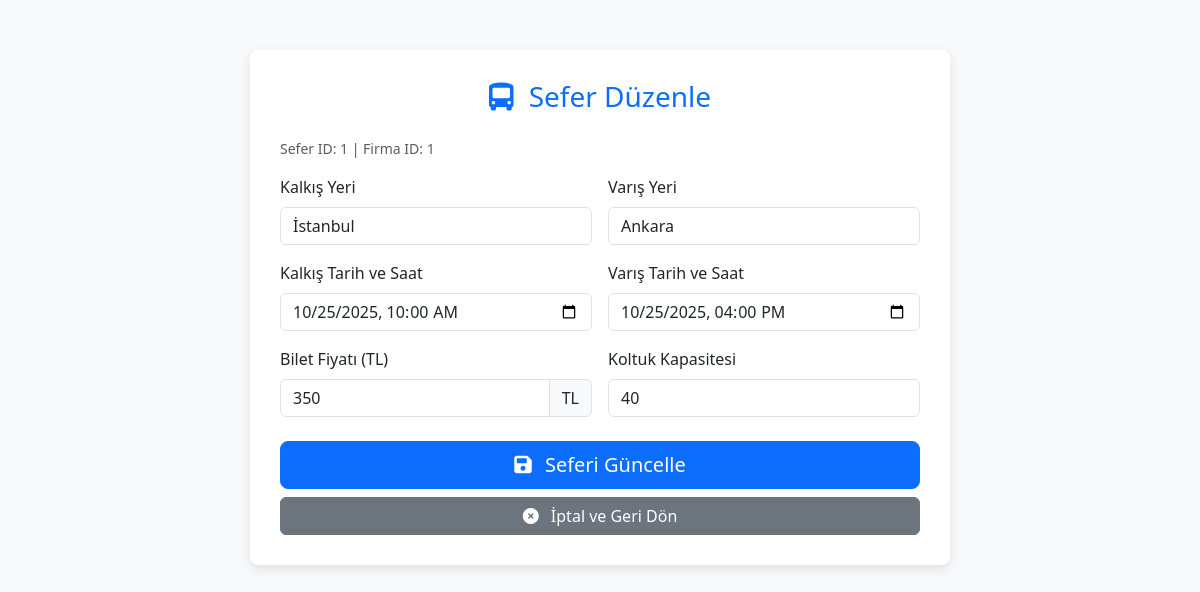
/trip_crud.php?action=edit&id=1 (signed in), run on the app's committed database.
### tables this page shows
CREATE TABLE trips (
    id INTEGER PRIMARY KEY AUTOINCREMENT,
    company_id INTEGER NOT NULL,
    origin TEXT NOT NULL,
    destination TEXT NOT NULL,
    departure_time DATETIME NOT NULL,
    arrival_time DATETIME NOT NULL,
    price REAL NOT NULL,
    capacity INTEGER NOT NULL,
    FOREIGN KEY (company_id) REFERENCES companies(id)
);

### src/trip_crud.php (the view, shortened to what this page needs)
<?php
require 'db.php';
$company_id = $_SESSION['company_id'];
$action = $_GET['action'] ?? 'add';
$trip_id = $_GET['id'] ?? null;
$trip_data = [
    'origin' => '',
    'destination' => '',
    'departure_time' => '',
    'arrival_time' => '',
    'price' => '',
    'capacity' => ''
];
$page_title = $action === 'add' ? 'Yeni Sefer Oluştur' : 'Sefer Düzenle';
if ($action === 'edit' && $trip_id) {
    try {
        $sql = "SELECT * FROM trips WHERE id = ? AND company_id = ?";
        $stmt = $pdo->prepare($sql);
        $stmt->execute([$trip_id, $company_id]);
        $existing_trip = $stmt->fetch(PDO::FETCH_ASSOC);
        $trip_data = $existing_trip;
    } catch (PDOException $e) {
        $error = "Veri çekme hatası: " . $e->getMessage();
    }
}
?>
<!DOCTYPE html>
<html lang="tr">
<head>
    <link href="https://cdn.jsdelivr.net/npm/bootstrap@5.3.3/dist/css/bootstrap.min.css" rel="stylesheet" xintegrity="sha384-QWTKZyjpPEjISv5WaRU9OFeRpok6YctnYmDr5pNlyT2bRjXh0JMhjY6hW+ALEwIH">
    <link rel="stylesheet" href="https://cdnjs.cloudflare.com/ajax/libs/font-awesome/6.0.0-beta3/css/all.min.css">
</head>
<body>
    <div class="container">
        <div class="form-card">
            <h1 class="h3 mb-4 text-center text-primary"><i class="fas fa-bus-alt me-2"></i> <?= $page_title ?></h1>
            <form method="POST" action="trip_crud.php?action=<?= $action ?><?= $trip_id ? '&id=' . $trip_id : '' ?>">
                <?php if ($action === 'edit'): ?>
                    <p class="text-muted small mb-3">Sefer ID: <?= $trip_id ?> | Firma ID: <?= $company_id ?></p>
                <?php endif; ?>
                <div class="row g-3 mb-3">
                    <div class="col-md-6">
                        <label for="origin" class="form-label">Kalkış Yeri</label>
                        <input type="text" id="origin" name="origin" class="form-control" value="<?= htmlspecialchars($trip_data['origin']) ?>" required>
                    </div>
                    <div class="col-md-6">
                        <label for="destination" class="form-label">Varış Yeri</label>
                        <input type="text" id="destination" name="destination" class="form-control" value="<?= htmlspecialchars($trip_data['destination']) ?>" required>
                    </div>
                </div>
                <div class="row g-3 mb-3">
                    <div class="col-md-6">
                        <label for="departure_time" class="form-label">Kalkış Tarih ve Saat</label>
                        <input type="datetime-local" id="departure_time" name="departure_time" class="form-control"
                               value="<?= date('Y-m-d\TH:i', strtotime($trip_data['departure_time'] ?: 'now')) ?>" required min="<?= date('Y-m-d\TH:i') ?>">
                    </div>
                    <div class="col-md-6">
                        <label for="arrival_time" class="form-label">Varış Tarih ve Saat</label>
                        <input type="datetime-local" id="arrival_time" name="arrival_time" class="form-control"
                               value="<?= date('Y-m-d\TH:i', strtotime($trip_data['arrival_time'] ?: 'now')) ?>" required min="<?= date('Y-m-d\TH:i') ?>">
                    </div>
                </div>
                <div class="row g-3 mb-4">
                    <div class="col-md-6">
                        <label for="price" class="form-label">Bilet Fiyatı (TL)</label>
                        <div class="input-group">
                            <input type="number" step="0.01" id="price" name="price" class="form-control" value="<?= $trip_data['price'] ?>" required min="0.01">
                            <span class="input-group-text">TL</span>
                        </div>
                    </div>
                    <div class="col-md-6">
                        <label for="capacity" class="form-label">Koltuk Kapasitesi</label>
                        <input type="number" id="capacity" name="capacity" class="form-control" value="<?= $trip_data['capacity'] ?>" required min="1">
                    </div>
                </div>
                <div class="d-grid gap-2">
                    <button type="submit" class="btn btn-primary btn-lg"><i class="fas fa-save me-2"></i> <?= $action === 'add' ? 'Sefer Oluştur' : 'Seferi Güncelle' ?></button>
                    <a href="firma_admin_panel.php" class="btn btn-secondary"><i class="fas fa-times-circle me-2"></i> İptal ve Geri Dön</a>
                </div>
            </form>
        </div>
    </div>
</body>
</html>

### src/trip_crud.php (style rules this page uses)
body { background-color: #f8f9fa; }
.form-card { max-width: 700px; margin: 50px auto; padding: 30px; border-radius: 8px; box-shadow: 0 4px 12px rgba(0,0,0,0.1); background-color: white; }

### data on the page
trips: origin "İstanbul", destination "Ankara", departure_time "10/25/2025 10:00", arrival_time "10/25/2025 16:00", price "350", capacity "40"

### other printed values
$page_title "Sefer Düzenle"
$trip_id "1"
$company_id "1"
